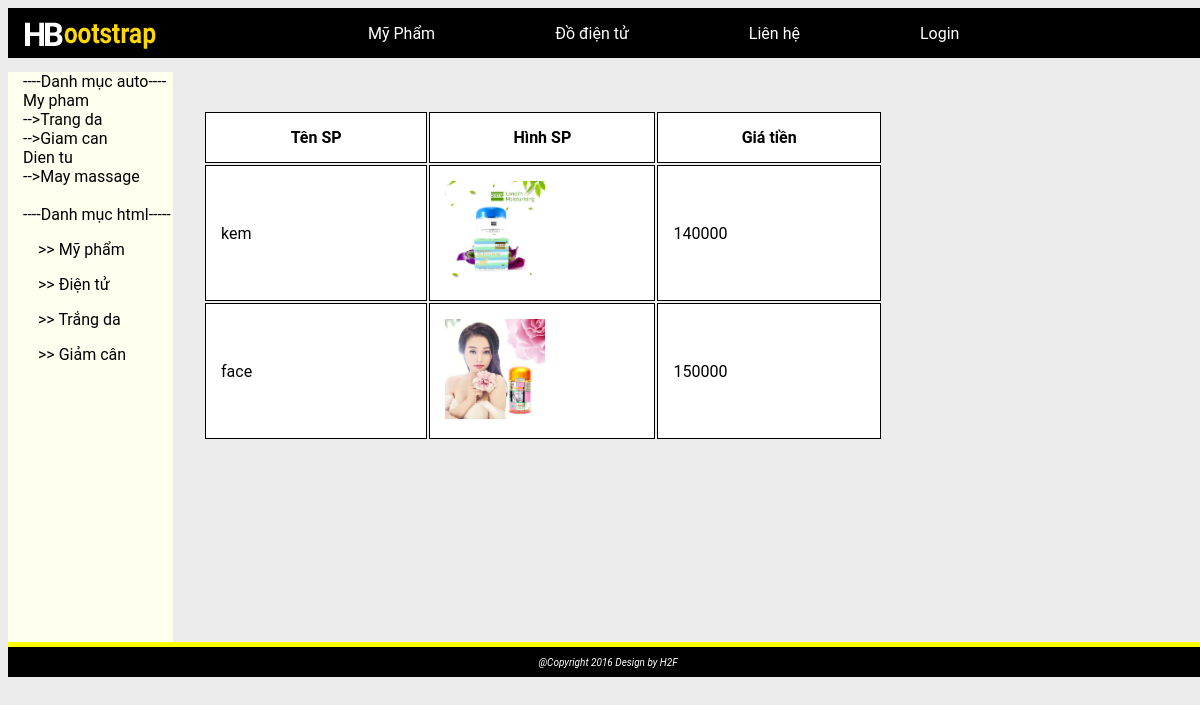
Screenshot of /shop3/product/detailCatalog.php?item=1 with the database file from the repository.
### tables this page shows
CREATE TABLE `catalog` (
  `catalogID` int(10) NOT NULL,
  `catalogName` varchar(50) NOT NULL,
  `parent` int(50) NOT NULL,
  `note` varchar(100) DEFAULT NULL
);

CREATE TABLE `products` (
  `productID` int(10) UNSIGNED NOT NULL,
  `productCode` char(3) NOT NULL DEFAULT '',
  `name` varchar(30) NOT NULL DEFAULT '',
  `img` mediumtext NOT NULL,
  `quantity` int(10) UNSIGNED NOT NULL DEFAULT '0',
  `price` int(10) NOT NULL DEFAULT '100000',
  `catalogID` int(10) UNSIGNED NOT NULL
);

### shop3/product/detailCatalog.php (the view, shortened to what this page needs)
<!DOCTYPE html>
<html>
<head>
	<link rel="stylesheet" type="text/css" href="../assets/css/main.css">
</head>
<body>
<div id = "header">
	<section class = "nav">
		<span class = "logo">
			<a href="/huyPro/shop3"><img src="../assets/img/logo.png" ></a>
		</span>
		<span class = "menu">
			<ul>
				<li><a href="detailCatalog.php?item=1">Mỹ Phẩm</a></li>
				<li><a href="detailCatalog.php?item=2">Đồ điện tử</a></li>
				<li><a href="#">Liên hệ</a></li>
				<li><a href="login.php">Login</a></li>
				<li><a href="function/cart.php"><i class="fa fa-shopping-basket" aria-hidden="true"></i></a></li>
			</ul>
		</span>
	</section>
</div>
<div id = "wrap">
	<section class = "catalog">
	<?php
	echo " ----Danh mục auto----";
	include ('../function/catalog.php');
	echo "<br>";
	echo "----Danh mục html-----";
	?>
		<p><a href="detailCatalog.php?item=1"> >> Mỹ phẩm </a></p>
		<p><a href="detailCatalog.php?item=2"> >> Điện tử </a></p>
		<p><a href="#"> >> Trắng da </a></p>
		<p><a href="#"> >> Giảm cân </a></p>
	</section>
	<section class = "content">
		<table>
			<tr>
				<th>Tên SP </th>
				<th>Hình SP</th>
				<th>Giá tiền</th>
			</tr>
			<?php
			$query = mysql_query("SELECT products.name, products.img, products.price
									FROM products
									JOIN catalog
									ON products.catalogID = catalog.catalogID
									WHERE products.catalogID = {$id}");
			while($row = mysql_fetch_array($query)){
				echo "<br>";
				echo "<tr>";
				echo "<td>". $row['name'] ."</td>";
				echo "<td>". "<img src =".$row['img']." width='100px' height='auto'>" ."</td>";
				echo "<td>". $row['price'] ."</td>";
				echo "</tr>";
			}
			?>
		</table>
	</section>
</div>
<div id = "footer">
	<a href="#">@Copyright 2016 Design by H2F</a>
</div>
</body>
</html>

### shop3/function/catalog.php (shortened to what this page needs)
<?php
$query = mysql_query("SELECT * FROM catalog");
$catalog = array();
while($row = mysql_fetch_array($query)){
	$obj = new StdClass;
	$obj->id = $row['catalogID'];
	$obj->name = $row['catalogName'];
	$obj->parent = $row['parent'];
	array_push($catalog, $obj);
}
function catalogLevel1($catalog, $parent, $text=""){
	foreach ($catalog as $key => $val) {
		if ($val->parent == $parent){
			echo $text. $val->name ."<br>";
			$id = $val->id;
		}
	}
}
catalogLevel1($catalog,0);
?>

### shop3/assets/css/main.css (style rules this page uses)
body { background-color: #ececec; font-family: Roboto, tahoma; width: 100%; }
#header { width: 100%; height: 50px; padding-top: 0px; background-color: #000000; }
.logo { padding: 10px; float: left; }
ul, li { float: left; margin-left: 70px; padding-left: 25px; padding-right: 15px; }
a { color: #ffffff; text-decoration: none; padding: 5px; }
#wrap { width: 100%; }
.catalog { width: 150px; height: 570px; background-color: #fffff0; float: left; margin-top:5px; clear: both; padding-left: 15px; }
.catalog p a { color: #000000; }
.content { float: left; width: 580px; }
p { display: block; padding-left: 10px; }
table { margin-left: 30px; margin-top: 5px; width: 680px; }
th, td { border: 1px solid #000000; padding: 15px; width: 200px; background-color: #ffffff; }
#footer { clear: left; background-color: #000000; color: #ffffff; font-style: italic; font-size: 10px; height: 20px; text-align:center; padding-top:10px; border-top: 5px solid #feff00; }

### rows the page displays
catalog: catalogName "My pham"
catalog: text "-->", catalogName "Trang da"
catalog: text "-->", catalogName "Giam can"
catalog: catalogName "Dien tu"
catalog: text "-->", catalogName "May massage"
products: name "kem", img (picture), price "140000"
products: name "face", img (picture), price "150000"
